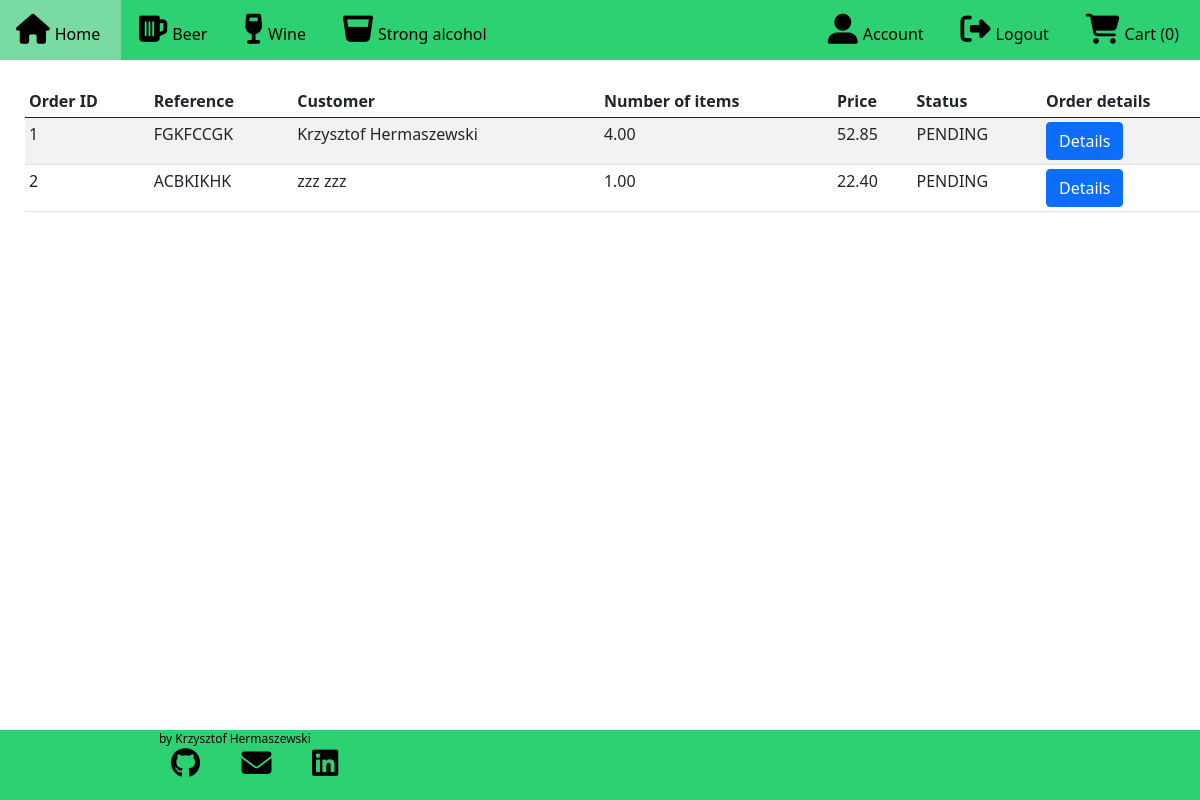
Page /admin/orders (signed in) on the committed database.
### alco_taxi/models.py (models this page shows)
class Order(db.Model):
    id = db.Column(db.Integer, primary_key=True)
    order_time = db.Column(db.DateTime, nullable=False, default= datetime.datetime.now())
    customer_id = db.Column(db.Integer)
    reference = db.Column(db.String(10))
    first_name = db.Column(db.String(25))
    surname = db.Column(db.String(25))
    email = db.Column(db.String(100))
    phone_number = db.Column(db.Integer)
    street = db.Column(db.String(50))
    house_number = db.Column(db.String(10))
    city = db.Column(db.String(50))
    area_code = db.Column(db.String(10))
    status = db.Column(db.String(10))
    items = db.relationship('Order_Item', backref='order', lazy=True)
    def order_total(self):
        return db.session.query(db.func.sum(Order_Item.quantity * Product.price)).join(Product).filter(Order_Item.order_id == self.id).scalar()
    def order_quantity(self):
        return db.session.query(db.func.sum(Order_Item.quantity)).join(Product).filter(Order_Item.order_id == self.id).scalar()

### alco_taxi/routes.py (the view)
@app.route('/admin/orders')
def admin_orders_list():
    if current_user.is_authenticated and current_user.username == 'admin':
       orders = Order.query.all()
       return render_template("admin_orders.html", orders=orders)
    else:
        flash(f"You don't have access to this section",'danger')
        return render_template("home.html")

### alco_taxi/models.py (called while the page is built)
@login_manager.user_loader
def load_user(user_id):
    return User.query.get(int(user_id))

### alco_taxi/routes.py (called while the page is built)
@app.context_processor
def context_processor():
    products = Product.query.all()
    return dict(products=products)

### alco_taxi/templates/admin_orders.html (shortened to what this page needs)
{% extends "base.html" %}
{% block content %}
<div class="conteiner">
    <table class="table table-striped table-sm">
    <thead>
        <th>Order ID</th>
        <th>Reference</th>
        <th>Customer </th>
        <th>Number of items</th>
        <th>Price</th>
        <th>Status</th>
        <th>Order details</th>
    </thead>
    <tbody>
        {% for order in orders %}
        <tr>
            <td>{{ order.id }}</td>
            <td>{{ order.reference }}</td>
            <td>{{ order.first_name + ' ' + order.surname }}</td>
            <td>{{ "%.2f"|format(order.order_quantity()) }}</td>
            <td>{{ "%.2f"|format(order.order_total()) }}</td>
            <td>{{ order.status }}</td>
            <td><a href="{{url_for('admin_orders', order_id=order.id)}}" class="btn btn-primary">Details</a></td>
        </tr>
        {% endfor %}
    </tbody>
    </table>
</div>
{% endblock content %}

### alco_taxi/static/style.css (style rules this page uses)
table { margin: 25px; }
body { overflow-x: hidden; }

### rows in the picture
Order: id "1", reference "FGKFCCGK", first_name+surname "Krzysztof Hermaszewski", order_quantity "4.00", order_total "52.85", status "PENDING"
Order: id "2", reference "ACBKIKHK", first_name+surname "zzz zzz", order_quantity "1.00", order_total "22.40", status "PENDING"

### other values in the picture
{{ session['cart']|length }} "0"
